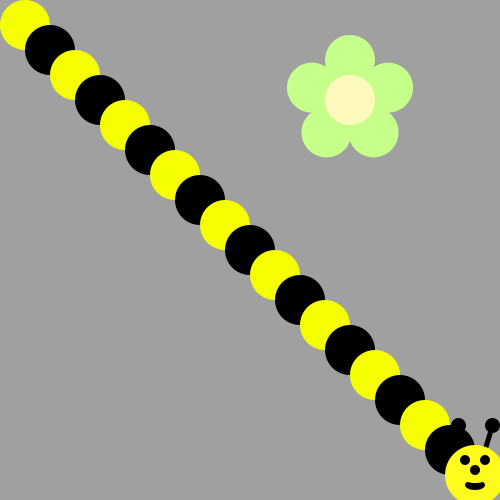
Frame 1 (no input)
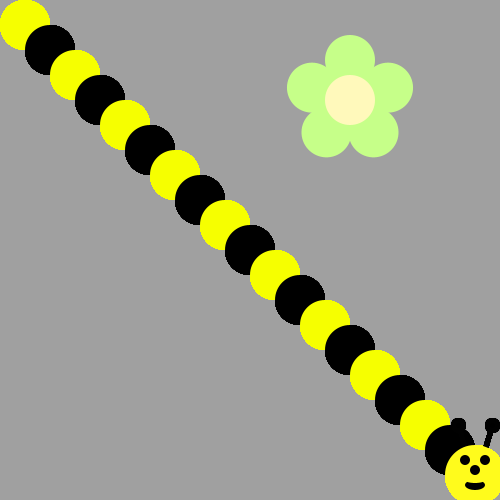
Frame 60 (the mouse pressed at the canvas centre just before this capture)
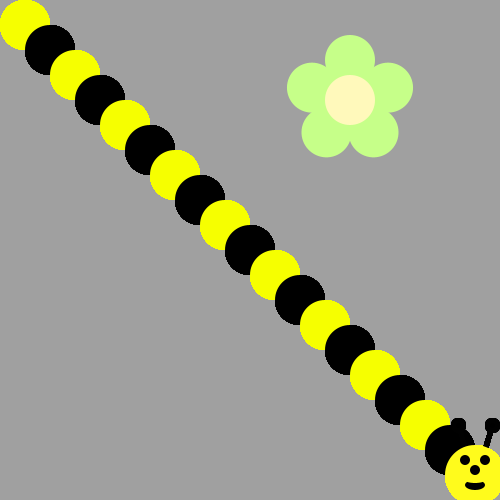
Frame 120 (the mouse held since frame 60 and released just before this capture)

The Processing sketch that drew these frames (run headless with seeded random() and noise(); from frame 60 on, the mouse is pressed at the canvas centre):

// Processing sketch: bumble_bee
// ── bumble_bee.pde

void setup() {
     ellipseMode(CENTER);
     size(500, 500);
     background(160, 160, 160);
     drawFlower(350, 100);
}

void draw() {
  
// First run the program and you should see a flower.  
  //yee
  
/* Then, use a loop to make a body for the Bee! 
(see the image on the recipe, it's a diagonal line of circles)
Use remainder to make the colors alternate between yellow and black
*/
int x = 0;
int y = 0;
for(int i = 0; i < 18; i++){
  x = x + 25;
y = y + 25;
  if(i % 2 == 0) {
  fill(#F6FF00);
  ellipse(x,y, 50,50);
}
else
{
fill(#000000);
ellipse(x,y, 50,50);
}

}
/*
Now put his head on using drawBeeFace(x,y)
*/
drawBeeFace(475,475);
}

/**************   Use these methods but  DON'T CHANGE THE CODE BELOW  **************/

void drawFlower(int x, int y) {
     noStroke();
     translate(x, y);
     // draw 5 petals, rotating after each one
     fill(#c6ff89);      // green
      for (int i = 0; i < 5; i++) {
           ellipse(0, -40, 50, 50);
          rotate(radians(72));
     }
     fill(#fff9bb); // light yellow
     ellipse(0, 0, 50, 50);
} 
void drawBeeFace(int BeeFaceX, int BeeFaceY) {
     noStroke();
     fill(0, 0, 0);
     stroke(1);
     strokeWeight(5);
     line(BeeFaceX-10, BeeFaceY-27, BeeFaceX-17, BeeFaceY-50);
     line(BeeFaceX+10, BeeFaceY-27, BeeFaceX+17, BeeFaceY-50);
     ellipse(BeeFaceX-17, BeeFaceY-50, 10, 10);
     ellipse(BeeFaceX+17, BeeFaceY-50, 10, 10);
     noStroke();
     fill(255, 251, 28);
     ellipse(BeeFaceX, BeeFaceY, 60, 60); // face
     fill(255, 237, 209);
     fill(0,0,0);
      ellipse(BeeFaceX-10, BeeFaceY-15, 10, 10); // eyes
     ellipse(BeeFaceX+10, BeeFaceY-15, 10, 10);
      ellipse(BeeFaceX, BeeFaceY-5, 10, 10); // nose
      ellipse(BeeFaceX, BeeFaceY+10, 20, 10);// mouth
     fill(255, 251, 28);
     ellipse(BeeFaceX, BeeFaceY+5, 20, 6);
}
